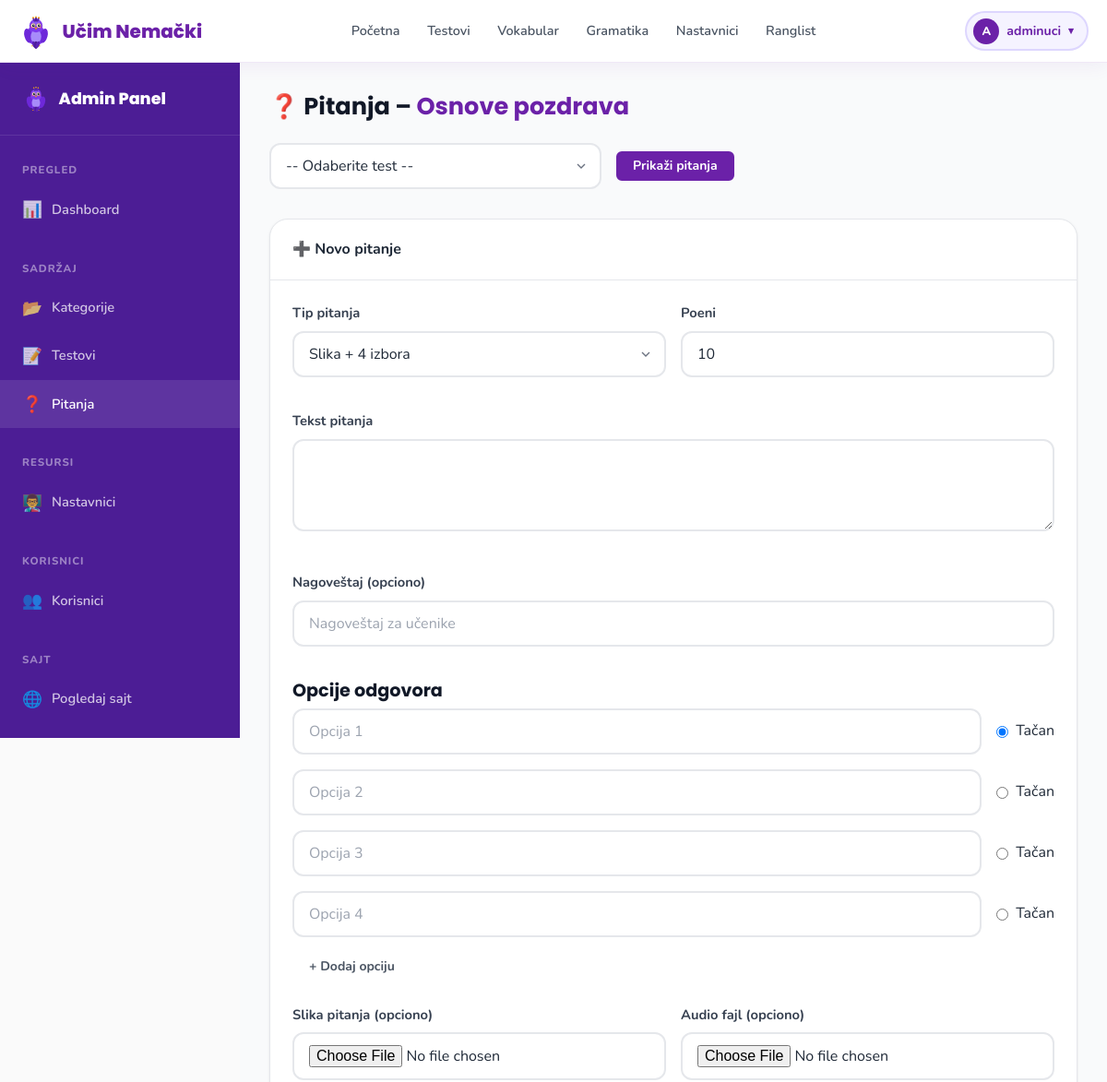
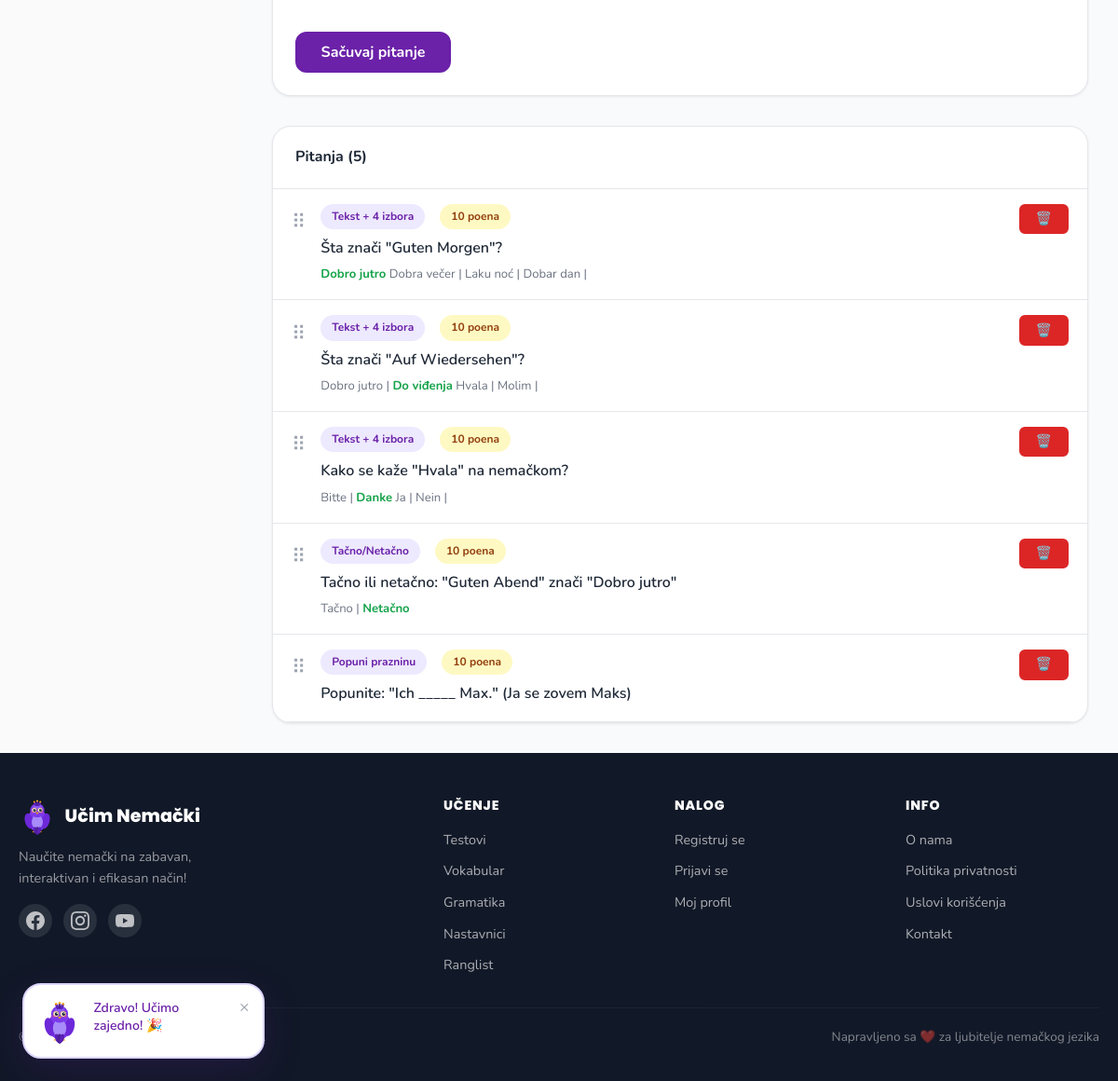
The app's page /admin/questions.php?test_id=1 (signed in) with its own data (2 pictures, top to bottom).
### tables this page shows
CREATE TABLE IF NOT EXISTS users (
    id            INT UNSIGNED AUTO_INCREMENT PRIMARY KEY,
    username      VARCHAR(60)  NOT NULL UNIQUE,
    email         VARCHAR(120) NOT NULL UNIQUE,
    password_hash VARCHAR(255) NOT NULL DEFAULT '',
    role          ENUM('admin','user') NOT NULL DEFAULT 'user',
    google_id     VARCHAR(100) DEFAULT NULL,
    avatar_url    VARCHAR(500) DEFAULT NULL,
    streak        SMALLINT UNSIGNED NOT NULL DEFAULT 0,
    total_points  INT UNSIGNED NOT NULL DEFAULT 0,
    last_login    DATETIME     DEFAULT NULL,
    created_at    DATETIME     NOT NULL DEFAULT CURRENT_TIMESTAMP
);

CREATE TABLE IF NOT EXISTS tests (
    id            SMALLINT UNSIGNED AUTO_INCREMENT PRIMARY KEY,
    subcategory_id SMALLINT UNSIGNED NOT NULL,
    title         VARCHAR(200) NOT NULL,
    description   TEXT         DEFAULT NULL,
    difficulty    ENUM('beginner','intermediate','advanced') NOT NULL DEFAULT 'beginner',
    time_limit    SMALLINT UNSIGNED NOT NULL DEFAULT 300 COMMENT 'seconds',
    passing_score TINYINT UNSIGNED NOT NULL DEFAULT 60  COMMENT 'percentage',
    created_at    DATETIME NOT NULL DEFAULT CURRENT_TIMESTAMP,
    FOREIGN KEY (subcategory_id) REFERENCES subcategories(id) ON DELETE CASCADE
);

CREATE TABLE IF NOT EXISTS questions (
    id             INT UNSIGNED AUTO_INCREMENT PRIMARY KEY,
    test_id        SMALLINT UNSIGNED NOT NULL,
    type           TINYINT UNSIGNED NOT NULL DEFAULT 1
                   COMMENT '1=img+4choice,2=text+4choice,3=audio+choice,4=matching,5=fill-blank,6=drag-order,7=true-false,8=text+4img-choice',
    question_text  TEXT NOT NULL,
    correct_answer TEXT DEFAULT NULL COMMENT 'for types 5,6,7 or JSON array for matching',
    points         TINYINT UNSIGNED NOT NULL DEFAULT 10,
    sort_order     SMALLINT UNSIGNED NOT NULL DEFAULT 0,
    hint_text      TEXT DEFAULT NULL,
    FOREIGN KEY (test_id) REFERENCES tests(id) ON DELETE CASCADE
);

CREATE TABLE IF NOT EXISTS question_options (
    id          INT UNSIGNED AUTO_INCREMENT PRIMARY KEY,
    question_id INT UNSIGNED NOT NULL,
    option_text VARCHAR(500) NOT NULL,
    is_correct  TINYINT(1)   NOT NULL DEFAULT 0,
    sort_order  TINYINT UNSIGNED NOT NULL DEFAULT 0,
    FOREIGN KEY (question_id) REFERENCES questions(id) ON DELETE CASCADE
);

### includes/functions.php (called while the page is built, shortened)
<?php
function sanitize(string $input): string {
    return htmlspecialchars(trim($input), ENT_QUOTES | ENT_SUBSTITUTE, 'UTF-8');
}
function isLoggedIn(): bool {
    return !empty($_SESSION['user_id']);
}
function getCurrentUser(): ?array {
    $db   = getDB();
    $id   = (int)$_SESSION['user_id'];
    $stmt = $db->prepare('SELECT id, username, email, role, avatar_url, streak, total_points FROM users WHERE id = ?');
    $stmt->bind_param('i', $id);
    $stmt->execute();
    $row = $stmt->get_result()->fetch_assoc();
    return $row ?: null;
}

### admin/questions.php (the view, shortened to what this page needs)
<?php
$db      = getDB();
$testId  = (int)($_GET['test_id'] ?? 0);
$test = null;
if ($testId) {
    $stmt = $db->prepare('SELECT t.*, s.name AS sub_name, c.name AS cat_name FROM tests t JOIN subcategories s ON t.subcategory_id=s.id JOIN categories c ON s.category_id=c.id WHERE t.id=?');
    $stmt->bind_param('i', $testId); $stmt->execute();
    $test = $stmt->get_result()->fetch_assoc(); $stmt->close();
}
$questions = [];
if ($testId) {
    $stmt = $db->prepare('SELECT q.* FROM questions q WHERE q.test_id=? ORDER BY q.sort_order, q.id');
    $stmt->bind_param('i',$testId); $stmt->execute();
    $questions = $stmt->get_result()->fetch_all(MYSQLI_ASSOC); $stmt->close();
    foreach ($questions as &$q) {
        $o = $db->prepare('SELECT * FROM question_options WHERE question_id=? ORDER BY sort_order');
        $o->bind_param('i',$q['id']); $o->execute();
        $q['options'] = $o->get_result()->fetch_all(MYSQLI_ASSOC); $o->close();
    } unset($q);
}
$qTypes = [
    1=>'Slika + 4 izbora',
    2=>'Tekst + 4 izbora',
    3=>'Audio + izbor',
    4=>'Sparivanje parova',
    5=>'Popuni prazninu',
    6=>'Složi redosled',
    7=>'Tačno/Netačno',
    8=>'Tekst + 4 slike',
];
require_once __DIR__ . '/../includes/header.php';
?>
<div class="admin-layout">
    <?php include __DIR__ . '/partials/sidebar.php'; ?>
    <div class="admin-content">
        <h1 class="admin-page-title">
            ❓ Pitanja
            <?php if ($test): ?>– <span style="color:var(--purple-800)"><?= sanitize($test['title']) ?></span><?php endif; ?>
        </h1>
        <form method="GET" class="d-flex gap-2 mb-4" style="align-items:center">
            <select name="test_id" class="form-select" style="max-width:360px">
                <option value="">-- Odaberite test --</option>
            </select>
            <button type="submit" class="btn btn-primary btn-sm">Prikaži pitanja</button>
        </form>
        <?php if ($testId): ?>
        <div class="card mb-4">
            <div class="card-header">➕ Novo pitanje</div>
            <div class="card-body">
                <form method="POST" enctype="multipart/form-data">
                    <div class="grid grid-2" style="gap:1rem">
                        <div class="form-group">
                            <label class="form-label">Tip pitanja</label>
                            <select name="type" id="questionType" class="form-select">
                                <?php foreach ($qTypes as $v=>$l): ?>
                                <option value="<?= $v ?>"><?= $l ?></option>
                                <?php endforeach; ?>
                            </select>
                        </div>
                        <div class="form-group">
                            <label class="form-label">Poeni</label>
                            <input type="number" name="points" class="form-control" value="10" min="1">
                        </div>
                        <div class="form-group" style="grid-column:1/-1">
                            <label class="form-label">Tekst pitanja</label>
                            <textarea name="question_text" class="form-control" rows="2" required></textarea>
                        </div>
                        <div class="form-group" style="grid-column:1/-1">
                            <label class="form-label">Nagoveštaj (opciono)</label>
                            <input type="text" name="hint_text" class="form-control" placeholder="Nagoveštaj za učenike">
                        </div>
                    </div>
                    <div id="choicesSection">
                        <h4 style="margin:1rem 0 .5rem">Opcije odgovora</h4>
                        <div id="optionsContainer">
                            <?php for ($i=0;$i<4;$i++): ?>
                            <div class="option-row d-flex align-center gap-2 mb-2">
                                <input type="text" name="options[]" class="form-control" placeholder="Opcija <?= $i+1 ?>">
                                <label class="d-flex align-center gap-1" style="white-space:nowrap">
                                    <input type="radio" name="correct_option" value="<?= $i ?>" <?= $i===0?'checked':'' ?>> Tačan
                                </label>
                            </div>
                            <?php endfor; ?>
                        </div>
                        <button type="button" id="addOption" class="btn btn-ghost btn-sm">+ Dodaj opciju</button>
                    </div>
                    <div class="grid grid-2 mt-3" style="gap:1rem">
                        <div class="form-group">
                            <label class="form-label">Slika pitanja (opciono)</label>
                            <input type="file" name="image_file" class="form-control" accept="image/*" data-preview="imgPreview">
                        </div>
                        <div class="form-group">
                            <label class="form-label">Audio fajl (opciono)</label>
                            <input type="file" name="audio_file" class="form-control" accept="audio/*" data-preview="audioPreview">
                        </div>
                    </div>
                    <button type="submit" class="btn btn-primary mt-2">Sačuvaj pitanje</button>
                </form>
            </div>
        </div>
        <div class="card">
            <div class="card-header">Pitanja (<?= count($questions) ?>)</div>
            <?php if (empty($questions)): ?>
            <div class="card-body text-muted">Ovaj test nema pitanja.</div>
            <?php else: ?>
            <div id="sortableQuestions">
                <?php foreach ($questions as $q): ?>
                <div draggable="true" data-row style="padding:1rem 1.25rem;border-bottom:1px solid var(--border);display:flex;align-items:flex-start;gap:1rem">
                    <div style="cursor:grab;color:var(--gray-400);font-size:1.3rem;padding-top:.2rem">⠿</div>
                    <div style="flex:1;min-width:0">
                        <div class="d-flex align-center gap-2 mb-1">
                            <span class="badge badge-purple" style="font-size:.75rem"><?= $qTypes[(int)$q['type']] ?? 'Tip '.((int)$q['type']) ?></span>
                            <span class="badge" style="background:var(--yellow-light);color:#92400E;font-size:.75rem"><?= (int)$q['points'] ?> poena</span>
                        </div>
                        <div style="font-weight:600"><?= sanitize(mb_substr($q['question_text'], 0, 120)) ?><?= mb_strlen($q['question_text']) > 120 ? '…' : '' ?></div>
                        <?php if (!empty($q['options'])): ?>
                        <div style="font-size:.82rem;color:var(--text-muted);margin-top:.3rem">
                            <?php foreach ($q['options'] as $opt): ?>
                            <span style="<?= $opt['is_correct'] ? 'color:var(--green);font-weight:700' : '' ?>"><?= sanitize($opt['option_text']) ?></span>
                            <?php if (!$opt['is_correct']): ?> | <?php endif; ?>
                            <?php endforeach; ?>
                        </div>
                        <?php endif; ?>
                    </div>
                    <div class="table-actions">
                        <a href="?test_id=<?= $testId ?>&action=delete&id=<?= (int)$q['id'] ?>" class="btn btn-danger btn-sm" data-confirm="Obrisati ovo pitanje?">🗑️</a>
                    </div>
                </div>
                <?php endforeach; ?>
            </div>
            <?php endif; ?>
        </div>
        <?php endif; ?>
    </div>
</div>
<?php require_once __DIR__ . '/../includes/footer.php'; ?>

### includes/header.php (shortened to what this page needs)
<?php
require_once __DIR__ . '/functions.php';
$currentUser  = getCurrentUser();
$isLoggedIn   = isLoggedIn();
$currentPage  = basename($_SERVER['PHP_SELF'] ?? '');
function navActive(string $page): string {
    global $currentPage;
    return $currentPage === $page ? 'active' : '';
}
$siteRoot = SITE_URL;
?>
<!DOCTYPE html>
<html lang="sr">
<head>
    <link rel="stylesheet" href="<?= $siteRoot ?>/assets/css/main.css">
    <link rel="stylesheet" href="<?= $siteRoot ?>/assets/css/animations.css">
</head>
<body class="<?= isset($bodyClass) ? sanitize($bodyClass) : '' ?>">
<nav class="navbar" id="navbar" role="navigation" aria-label="Glavna navigacija">
    <div class="nav-container">
        <a href="<?= $siteRoot ?>/index.php" class="nav-logo" aria-label="Početna stranica">
            <span class="nav-logo-icon" aria-hidden="true">
                <img src="<?= $siteRoot ?>/assets/images/parrot.svg" alt="" width="38" height="38" class="parrot-logo">
            </span>
            <span class="nav-logo-text">Učim Nemački</span>
        </a>
        <ul class="nav-links" role="list">
            <li><a href="<?= $siteRoot ?>/index.php" class="nav-link <?= navActive('index.php') ?>">Početna</a></li>
            <li><a href="<?= $siteRoot ?>/pages/tests.php" class="nav-link <?= navActive('tests.php') ?>">Testovi</a></li>
            <li><a href="<?= $siteRoot ?>/pages/vocabulary.php" class="nav-link <?= navActive('vocabulary.php') ?>">Vokabular</a></li>
            <li><a href="<?= $siteRoot ?>/pages/grammar.php" class="nav-link <?= navActive('grammar.php') ?>">Gramatika</a></li>
            <li><a href="<?= $siteRoot ?>/pages/teachers.php" class="nav-link <?= navActive('teachers.php') ?>">Nastavnici</a></li>
            <li><a href="<?= $siteRoot ?>/pages/leaderboard.php" class="nav-link <?= navActive('leaderboard.php') ?>">Ranglist</a></li>
        </ul>
        <div class="nav-auth">
            <?php if ($isLoggedIn && $currentUser): ?>
                <div class="user-dropdown" id="userDropdown">
                    <button class="user-avatar-btn" id="userAvatarBtn" aria-haspopup="true" aria-expanded="false">
                        <?php if (!empty($currentUser['avatar_url'])): ?>
                            <img src="<?= sanitize($currentUser['avatar_url']) ?>" alt="Avatar" class="user-avatar-img">
                        <?php else: ?>
                            <span class="user-avatar-placeholder"><?= strtoupper(substr($currentUser['username'], 0, 1)) ?></span>
                        <?php endif; ?>
                        <span class="username-display"><?= sanitize($currentUser['username']) ?></span>
                        <span class="dropdown-arrow">▾</span>
                    </button>
                </div>
            <?php else: ?>
                <a href="<?= $siteRoot ?>/pages/login.php" class="btn btn-outline btn-sm">Prijavi se</a>
                <a href="<?= $siteRoot ?>/pages/register.php" class="btn btn-primary btn-sm">Registruj se</a>
            <?php endif; ?>
        </div>
    </div>
</nav>
<div class="parrot-bubble" id="parrotBubble" aria-live="polite" role="status">
    <div class="parrot-bubble-inner">
        <div class="parrot-mascot-small" aria-hidden="true">
            <img src="<?= $siteRoot ?>/assets/images/parrot.svg" alt="Papagaj maskota" width="48" height="48">
        </div>
        <div class="parrot-message" id="parrotMessage">Zdravo! Učimo zajedno! 🎉</div>
        <button class="parrot-close" id="parrotClose" aria-label="Zatvori poruku papagaja">×</button>
    </div>
</div>
<main id="main-content">

### assets/css/animations.css (style rules this page uses)
.parrot-logo { animation: float 4s ease-in-out infinite; }

### records on screen
users: username "A", username "adminuci"
tests: title "Osnove pozdrava"
questions: type "Tekst + 4 izbora", points "10", question_text "Šta znači \"Guten Morgen\"?"
question_options: option_text "Dobro jutro"
question_options: option_text "Dobra večer"
question_options: option_text "Laku noć"
question_options: option_text "Dobar dan"
questions: type "Tekst + 4 izbora", points "10", question_text "Šta znači \"Auf Wiedersehen\"?"
question_options: option_text "Dobro jutro"
question_options: option_text "Do viđenja"
question_options: option_text "Hvala"
question_options: option_text "Molim"
questions: type "Tekst + 4 izbora", points "10", question_text "Kako se kaže \"Hvala\" na nemačkom?"
question_options: option_text "Bitte"
question_options: option_text "Danke"
question_options: option_text "Ja"
question_options: option_text "Nein"
questions: type "Tačno/Netačno", points "10", question_text "Tačno ili netačno: \"Guten Abend\" znači \"Dobro jutro\""
question_options: option_text "Tačno"
question_options: option_text "Netačno"
questions: type "Popuni prazninu", points "10", question_text "Popunite: \"Ich _____ Max.\" (Ja se zovem Maks)"

### other values on screen
count($questions) "5"
form field type "Slika + 4 izbora"
